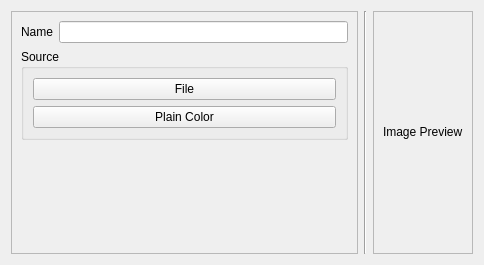
<?xml version="1.0" encoding="UTF-8"?>
<ui version="4.0">
 <class>AddTextureWidget</class>
 <widget class="QWidget" name="AddTextureWidget">
  <property name="geometry">
   <rect>
    <x>0</x>
    <y>0</y>
    <width>484</width>
    <height>265</height>
   </rect>
  </property>
  <property name="sizePolicy">
   <sizepolicy hsizetype="Preferred" vsizetype="Preferred">
    <horstretch>1</horstretch>
    <verstretch>1</verstretch>
   </sizepolicy>
  </property>
  <property name="windowTitle">
   <string>Add New Texture</string>
  </property>
  <layout class="QHBoxLayout" name="horizontalLayout_2">
   <item>
    <widget class="QFrame" name="sourceFrame">
     <property name="frameShape">
      <enum>QFrame::StyledPanel</enum>
     </property>
     <property name="frameShadow">
      <enum>QFrame::Raised</enum>
     </property>
     <layout class="QVBoxLayout" name="verticalLayout_3">
      <item>
       <layout class="QHBoxLayout" name="horizontalLayout">
        <item>
         <widget class="QLabel" name="label">
          <property name="text">
           <string>Name</string>
          </property>
         </widget>
        </item>
        <item>
         <widget class="QLineEdit" name="nameEdit"/>
        </item>
       </layout>
      </item>
      <item>
       <widget class="QGroupBox" name="groupBox">
        <property name="title">
         <string>Source</string>
        </property>
        <layout class="QVBoxLayout" name="verticalLayout">
         <item>
          <widget class="QPushButton" name="fileButton">
           <property name="text">
            <string>File</string>
           </property>
          </widget>
         </item>
         <item>
          <widget class="QPushButton" name="colorButton">
           <property name="text">
            <string>Plain Color</string>
           </property>
          </widget>
         </item>
        </layout>
       </widget>
      </item>
      <item>
       <spacer name="verticalSpacer">
        <property name="orientation">
         <enum>Qt::Vertical</enum>
        </property>
        <property name="sizeHint" stdset="0">
         <size>
          <width>20</width>
          <height>40</height>
         </size>
        </property>
       </spacer>
      </item>
     </layout>
    </widget>
   </item>
   <item>
    <widget class="Line" name="line">
     <property name="orientation">
      <enum>Qt::Vertical</enum>
     </property>
    </widget>
   </item>
   <item>
    <widget class="QFrame" name="previewFrame">
     <property name="frameShape">
      <enum>QFrame::StyledPanel</enum>
     </property>
     <property name="frameShadow">
      <enum>QFrame::Raised</enum>
     </property>
     <layout class="QVBoxLayout" name="verticalLayout_2">
      <item>
       <widget class="QLabel" name="previewLabel">
        <property name="sizePolicy">
         <sizepolicy hsizetype="Maximum" vsizetype="Maximum">
          <horstretch>0</horstretch>
          <verstretch>0</verstretch>
         </sizepolicy>
        </property>
        <property name="text">
         <string>Image Preview</string>
        </property>
       </widget>
      </item>
     </layout>
    </widget>
   </item>
  </layout>
 </widget>
 <resources/>
 <connections/>
</ui>
